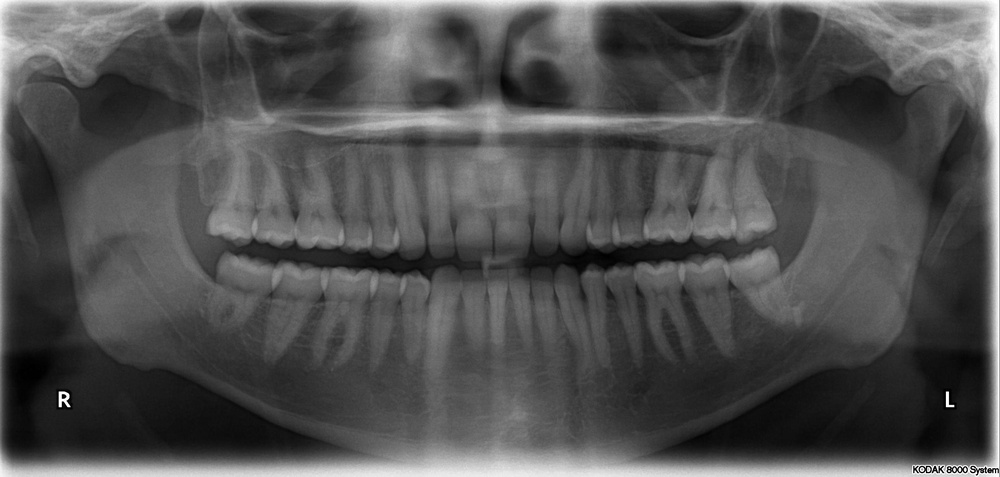
#> input picture Homework_1/Adaptive/dental.jpg, 1000 x 477 px, shrunk from 2606 x 1244 before the run
$ python main.py
#> lines starting #> are read from the running program, lines starting #| are printed output that depends on the picture
import cv2
import matplotlib.pyplot as plt

image = cv2.imread('dental.jpg', 0)
#> image is the input picture: shape (477, 1000); min 0, max 255, mean 80.1

clahe = cv2.createCLAHE(clipLimit=1.0, tileGridSize=(8, 8))

clahe_image = clahe.apply(image)
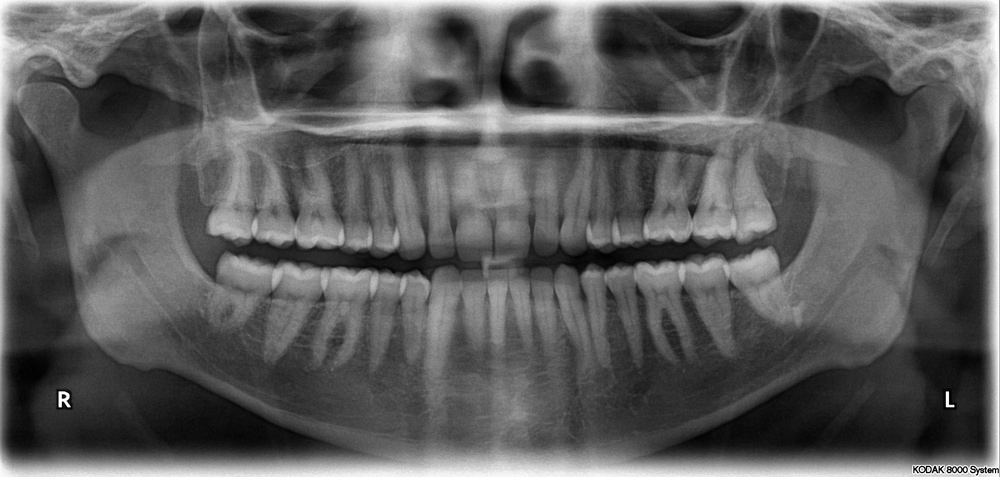
#> clahe_image: shape (477, 1000); min 1, max 255, mean 90.5

plt.figure(figsize=(12, 4))
plt.subplot(141)
plt.title('Original Image')
plt.imshow(image, cmap='gray')
plt.axis('off')

plt.subplot(142)
plt.title('AHE Image')
plt.imshow(clahe_image, cmap='gray')
plt.axis('off')

plt.subplot(143)
histogram_origin = cv2.calcHist([image],[0],None,[256],[0,256])
#> histogram_origin = 256 values, max 5610 at index 89, min 31 at index 246, mean 1863.3
plt.title('Original Histogram')
plt.xlabel('X')
plt.ylabel('Y')
plt.plot(histogram_origin)
plt.xlim([0, 256])

plt.subplot(144)
histogram_CLAHE = cv2.calcHist([clahe_image],[0],None,[256],[0,256])
#> histogram_CLAHE = 256 values, max 4231 at index 73, min 0 at index 0, mean 1863.3
plt.title('AHE Histogram')
plt.xlabel('X')
plt.ylabel('Y')
plt.plot(histogram_CLAHE)
plt.xlim([0, 256])

plt.tight_layout()
plt.show()
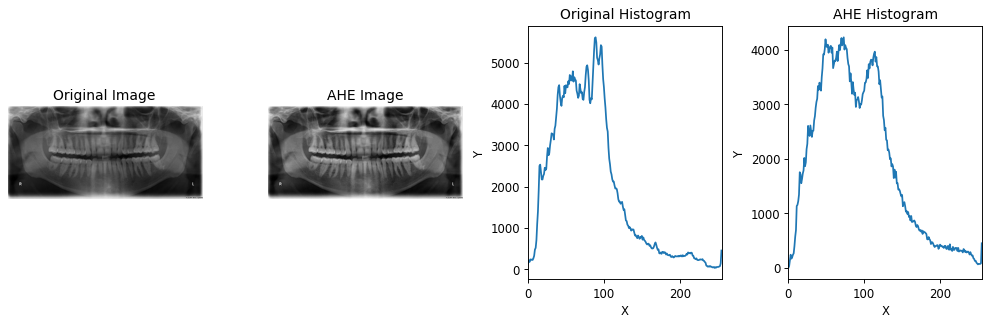
#> figure drawn by matplotlib, 4 panels; panel 3: curve peaks at x = 89, y = 5610; panel 4: curve peaks at x = 73, y = 4231

$ run again, with Homework_1/Adaptive/parrot.jpg copied over Homework_1/Adaptive/dental.jpg
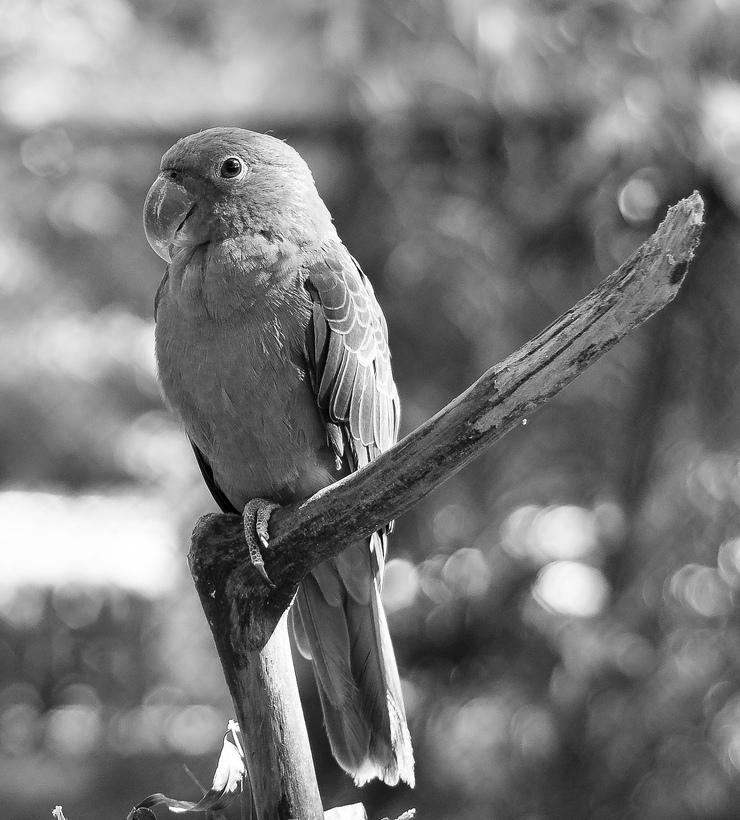
#> input picture Homework_1/Adaptive/parrot.jpg, 740 x 820 px
#> image is the input picture: shape (820, 740); min 0, max 255, mean 121.1
#> `clahe_image = clahe.apply(image)`:
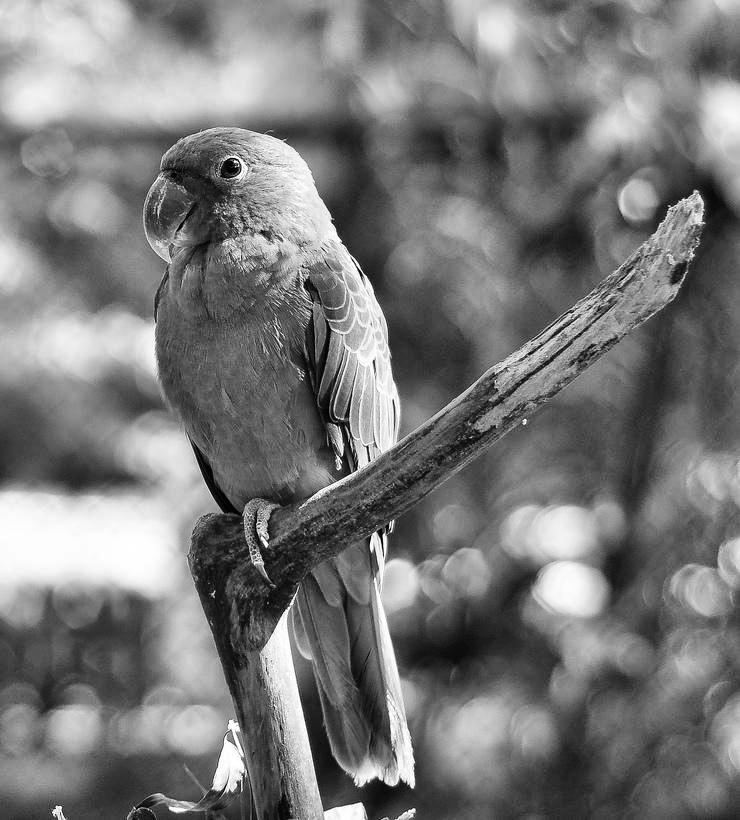
#> clahe_image: shape (820, 740); min 0, max 255, mean 120.7
#> histogram_origin = 256 values, max 5869 at index 79, min 42 at index 2, mean 2370.3
#> histogram_CLAHE = 256 values, max 5006 at index 84, min 3 at index 0, mean 2370.3
#> `plt.show()`:
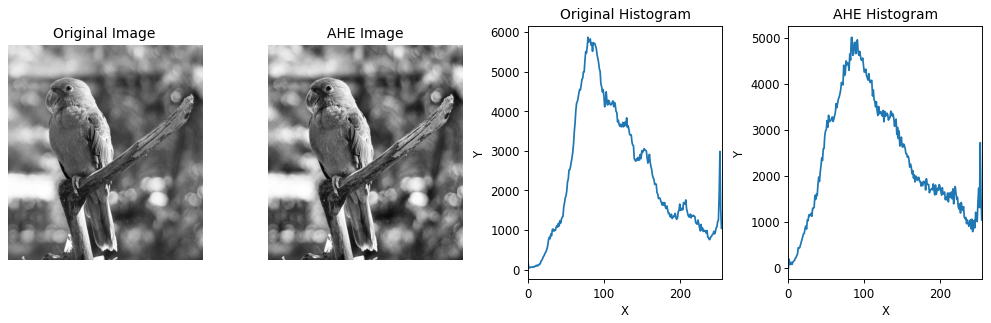
#> figure drawn by matplotlib, 4 panels; panel 3: curve peaks at x = 79, y = 5869; panel 4: curve peaks at x = 84, y = 5006

$ run again, with Homework_1/Adaptive/skull.jpg copied over Homework_1/Adaptive/dental.jpg
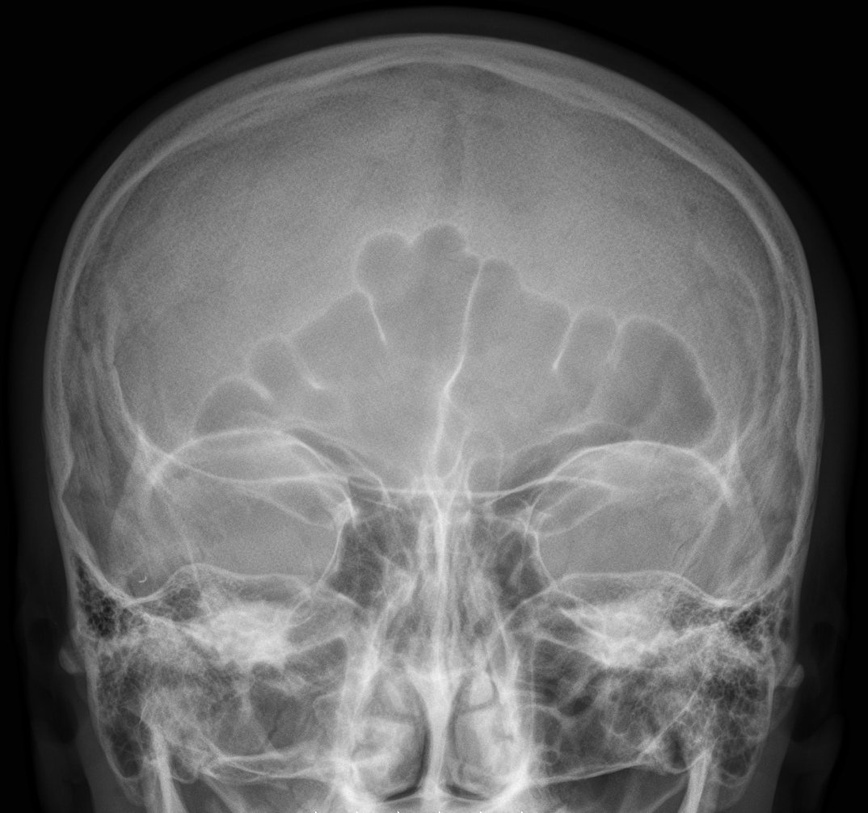
#> input picture Homework_1/Adaptive/skull.jpg, 868 x 813 px, shrunk from 1074 x 1006 before the run
#> image is the input picture: shape (813, 868); min 0, max 255, mean 101.7
#> `clahe_image = clahe.apply(image)`:
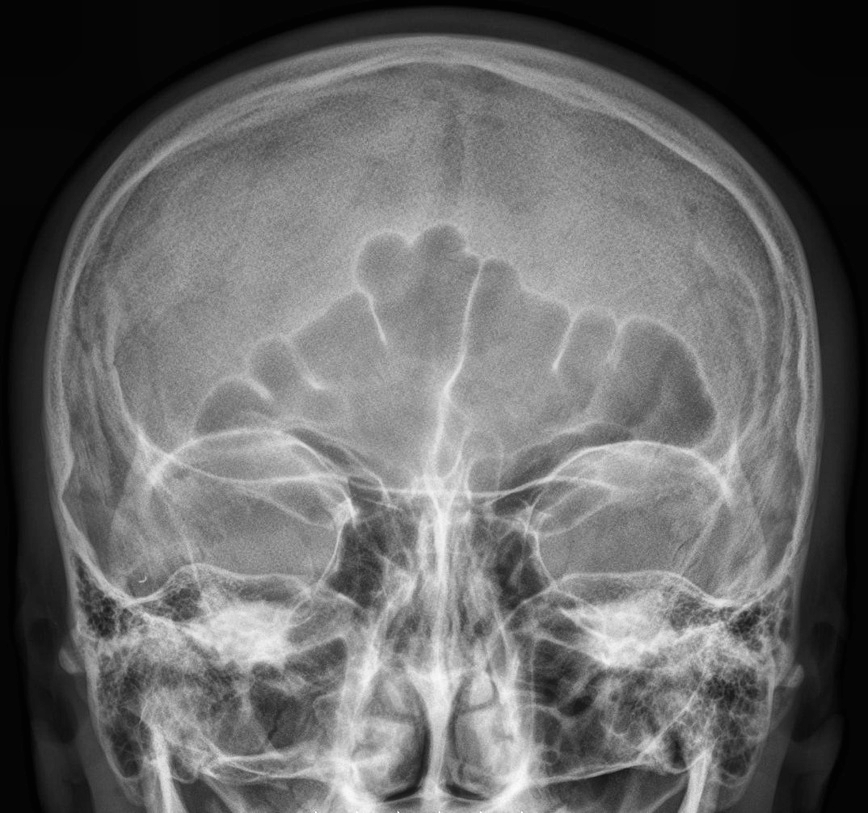
#> clahe_image: shape (813, 868); min 2, max 255, mean 105
#> histogram_origin = 256 values, max 80259 at index 2, min 0 at index 247, mean 2756.6
#> histogram_CLAHE = 256 values, max 46650 at index 5, min 0 at index 0, mean 2756.6
#> `plt.show()`:
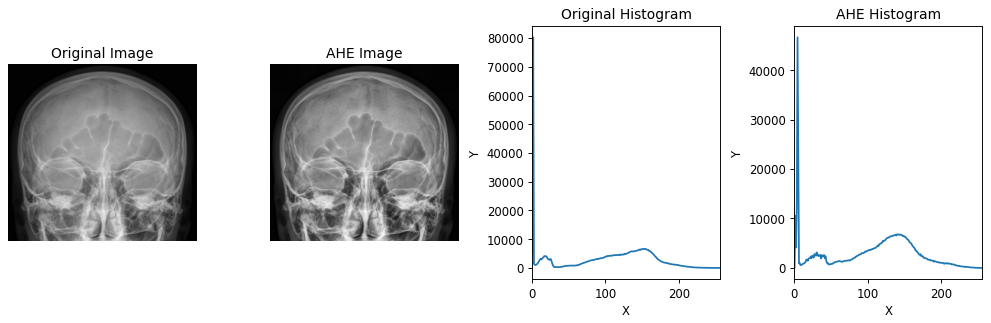
#> figure drawn by matplotlib, 4 panels; panel 3: curve peaks at x = 2, y = 80259; panel 4: curve peaks at x = 5, y = 46650
